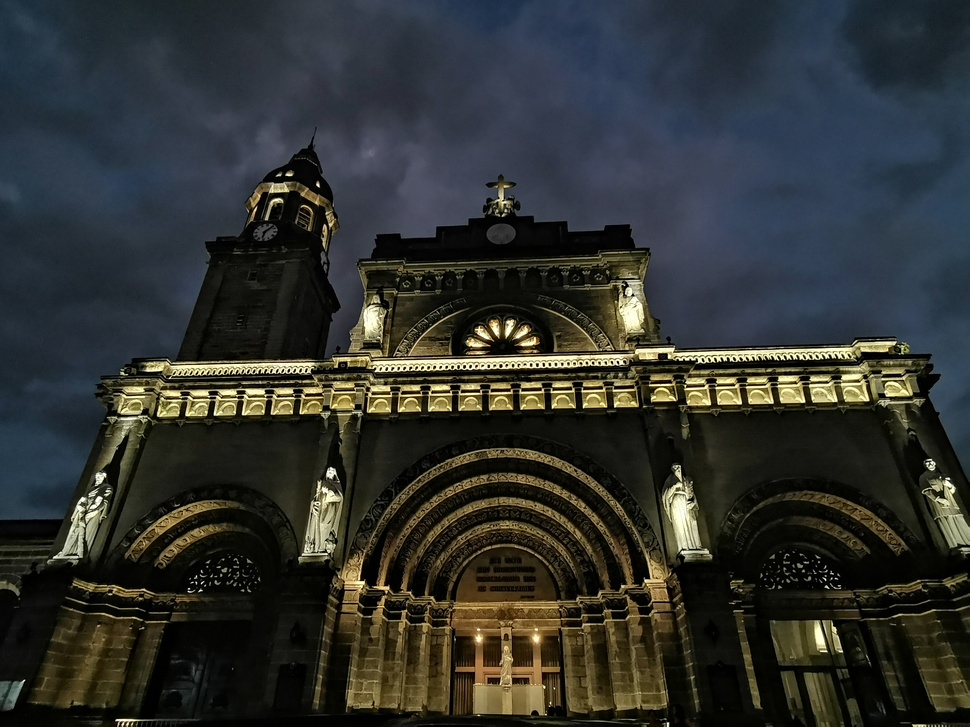
#> input picture Imagens/Catedral.jpg, 970 x 727 px, shrunk from 3648 x 2736 before the run, found by its file name
$ python 'Aplicação Histograma - Correção de Cor - Tons de Cinza - Versão 1.0.0.py'
#> lines starting #> are read from the running program, lines starting #| are printed output that depends on the picture
#
########################################################################
# Importação das Bibliotecas Necessárias
########################################################################
#
import cv2 as cv
import numpy as np
import matplotlib.pyplot as plt
from skimage.io import imread, imshow
from skimage import img_as_ubyte, img_as_float
from skimage.color import rgb2gray
from skimage.exposure import histogram, cumulative_distribution
from scipy.stats import norm, cauchy, logistic
import os
from pathlib import Path

#
########################################################################
# Funções de Apoio
########################################################################
#
def LimpaTerminal ():
    if os.name == "nt":
       _ = os.system( "cls" )
    else:
      _ = os.system( "clear ")
    return ()

#
########################################################################
# Definições Gerais
########################################################################
#
NomeImagem = "Catedral.jpg"
dirRaiz = Path.home()
dirBase = "/home/asoares/Insync/alexandre.asoares@gmail.com/OneDrive/Atividades/LocalCV"
dirImagem = "Imagens"
dirCaminhoImagem = str(Path(dirRaiz, dirBase, dirImagem, NomeImagem))

#
########################################################################
# Lendo a Imagem
########################################################################
#
try:
  imgCatedral = imread(dirCaminhoImagem)
#> imgCatedral is the input picture: shape (727, 970, 3); mean R, G, B 48, 50.6, 47.4
except:
   LimpaTerminal ()
   print( "Não Foi Localizada a Imagem : ", NomeImagem)
   exit ()

#
########################################################################
# Apresentação dos Resultados
########################################################################
#
Figura, Grafico = plt.subplots(2, 2, constrained_layout=True)
imgCatedralCinza = rgb2gray(imgCatedral)
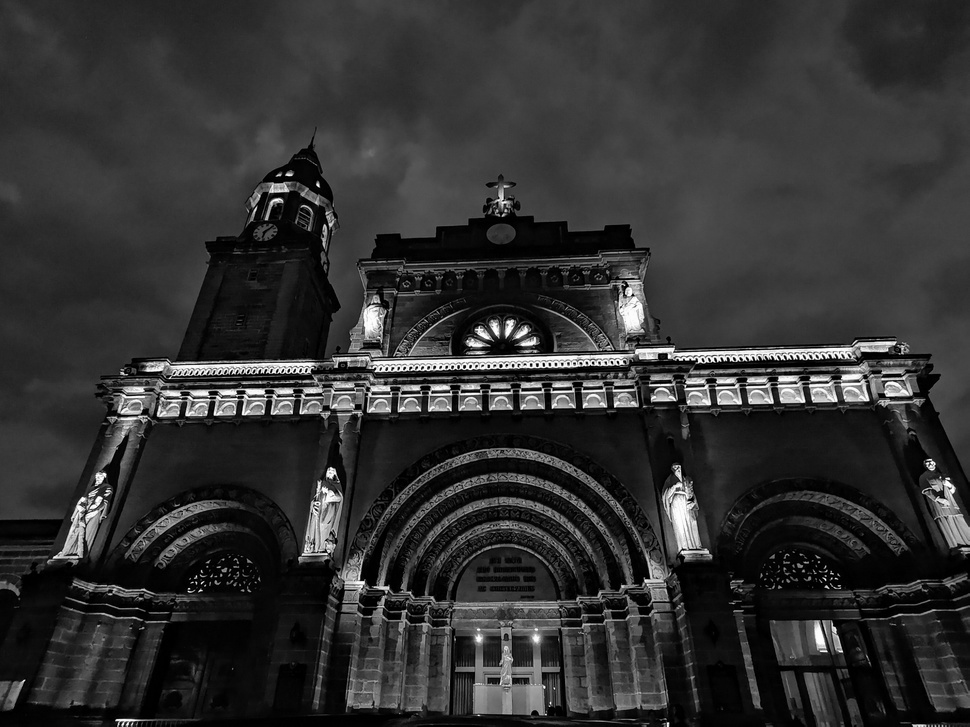
#> imgCatedralCinza: shape (727, 970) float64; min 0, max 0.997, mean 0.195

Grafico[0, 0].imshow(imgCatedralCinza, cmap="gray")
Grafico[0, 0].set_title("Imagem Cinza Original", fontweight="bold", fontsize=9)

Grafico1 = Grafico[0, 1]
Grafico2 = Grafico1.twinx()

frqHistograma, bnsHistograma = histogram(imgCatedralCinza)
#> frqHistograma = 256 values, max 16038 at index 58, min 85 at index 255, mean 2754.6; bnsHistograma = 256 values from 0.00195 to 0.996
frqCumlativa, bnsCumulativa = cumulative_distribution(imgCatedralCinza)
#> frqCumlativa = 256 values from 0.0144 to 1; bnsCumulativa = 256 values from 0.00195 to 0.996
Grafico1.step(bnsHistograma, frqHistograma*1.0/frqHistograma.sum(), c="b", label="PDF")
Grafico2.step(bnsCumulativa, frqCumlativa, c="r",  label="CDF")
Grafico1.set_ylabel("PDF", color="b", fontweight="bold", fontsize=9)
Grafico2.set_ylabel("CDF", color="r", fontweight="bold", fontsize=9)
Grafico[0, 1].set_xlabel("Valor da Intensidade", fontweight="bold", fontsize=9)
Grafico[0, 1].set_title("Histograma da Intensidade dos Pixel", fontweight="bold", fontsize=9)

imgIntensidade = img_as_ubyte(imgCatedralCinza)
frqCumlativa, bnsCumulativa = cumulative_distribution(imgIntensidade)
#> frqCumlativa = 255 values from 0.00495 to 1; bnsCumulativa = 255 values from 0 to 254
target_bnsCumulativa = np.arange(255)
target_frqCumlativa = np.linspace(0, 1, len(target_bnsCumulativa))
imgCorrigida = np.interp(frqCumlativa, target_frqCumlativa, target_bnsCumulativa)
#> imgCorrigida = 255 values from 1.26 to 254
Grafico[1, 0].step(bnsCumulativa, frqCumlativa, c="b", label="Atual CDF")
Grafico[1, 0].plot(target_bnsCumulativa, target_frqCumlativa, c="r", label="Alvo CDF")
Grafico[1, 0].legend()
Grafico[1, 0].set_title("CDF Atual x Objetivo", fontweight="bold", fontsize=9)

Grafico[1, 1].imshow(imgCorrigida[imgIntensidade].astype(np.uint8), cmap="gray")
Grafico[1, 1].set_title("Imagem Cinza Corrigida", fontweight="bold", fontsize=9)

plt.show ()
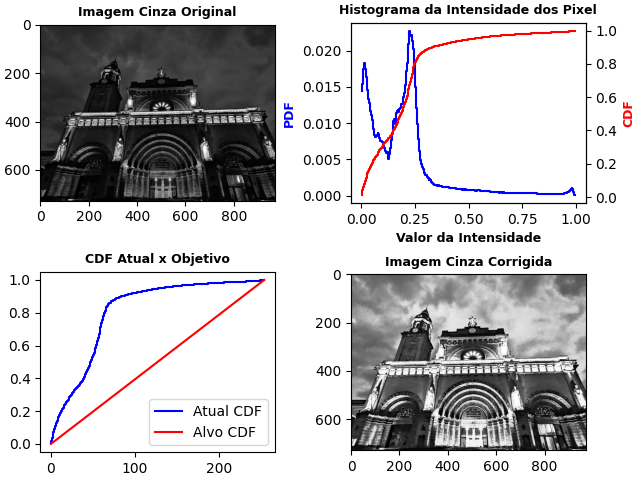
#> figure drawn by matplotlib, 5 panels; panel 2: curve peaks at x = 0.228, y = 0.0227; panel 3: curve peaks at x = 254, y = 1; panel 3: curve peaks at x = 254, y = 1; panel 5: curve peaks at x = 0.996, y = 1

########################################################################
# FIM DO PROGRAMA
########################################################################

$ run again, with Imagens/Amigos.jpg copied over Imagens/Catedral.jpg
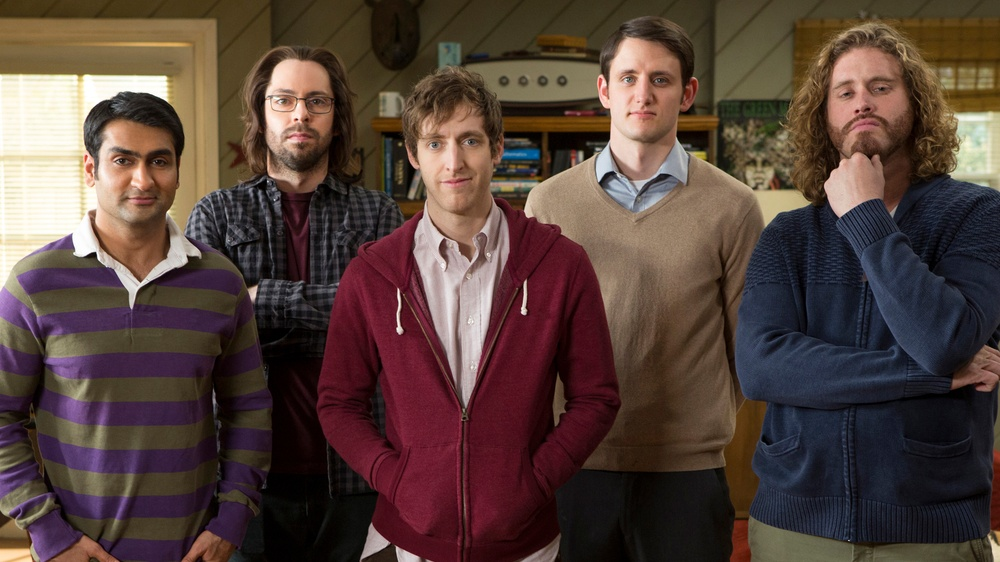
#> input picture Imagens/Amigos.jpg, 1000 x 562 px, shrunk from 1920 x 1080 before the run, found by its file name
#> imgCatedral is the input picture: shape (562, 1000, 3); mean R, G, B 85.1, 65.5, 58.9
#> `imgCatedralCinza = rgb2gray(imgCatedral)`:
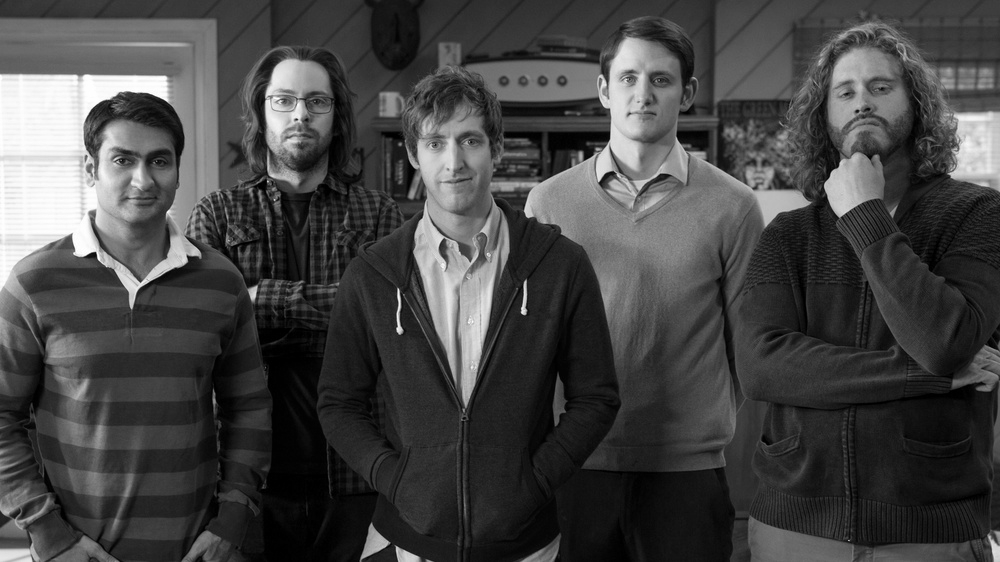
#> imgCatedralCinza: shape (562, 1000) float64; min 0, max 1, mean 0.271
#> frqHistograma = 256 values, max 7132 at index 33, min 224 at index 232, mean 2195.3; bnsHistograma = 256 values from 0.00195 to 0.998
#> `frqCumlativa, bnsCumulativa = cumulative_distribution(imgCatedralCinza)`: frqCumlativa = 256 values from 0.00441 to 1; bnsCumulativa = 256 values from 0.00195 to 0.998
#> `frqCumlativa, bnsCumulativa = cumulative_distribution(imgIntensidade)`: frqCumlativa = 256 values from 0.00293 to 1; bnsCumulativa = 256 values from 0 to 255
#> imgCorrigida = 256 values from 0.745 to 254
